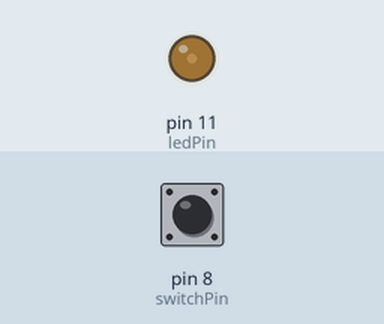
The sketch below on a simulated Arduino Uno, built with avr-gcc and run on an emulated ATmega328P. On the bench: output pins drawn as LEDs (lit = HIGH). The test bench sets the inputs (shaded band); at power-on: pin 8 (switchPin) HIGH.

Above: at 1.2 s.
1.3 s: pin 8 (switchPin) pulled LOW for 0.15 s
At 2.5 s:
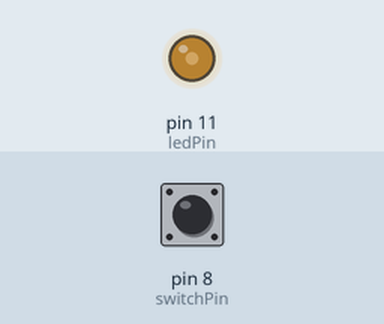
2.9 s: pin 8 (switchPin) pulled LOW for 1 s
At 4.9 s:
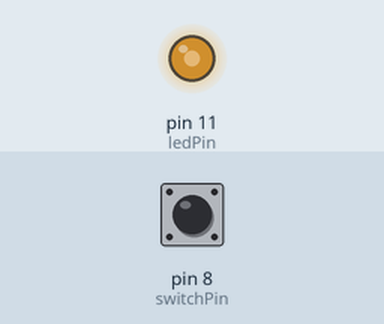
5.4 s: pin 8 (switchPin) pulled LOW for 0.15 s
At 6.7 s:
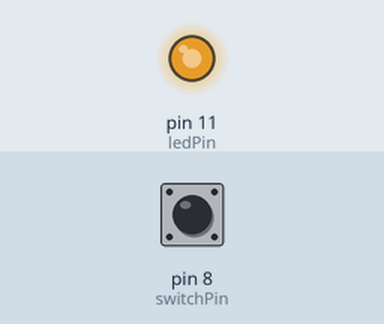
7.0 s: pin 8 (switchPin) pulsed LOW 5 times (0.12 s each, 0.3 s apart)
At 7.57 s:
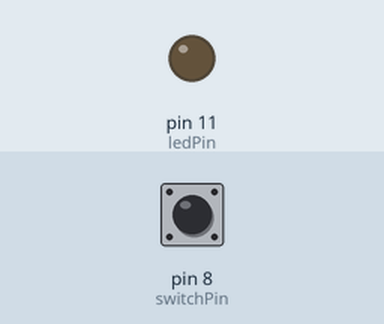
10.0 s: pin 8 (switchPin) pulled LOW for 3.2 s
At 14.4 s:
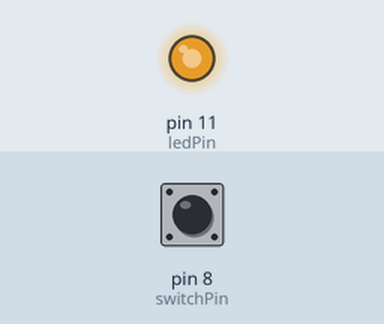
Timing chart, 0 to 15.7 s (numbered marks = the images above; inputs shaded):
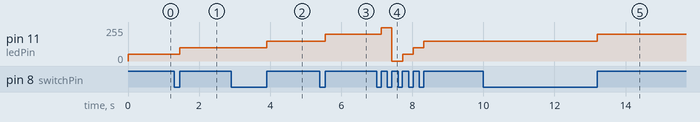

Measured:
- after the input at 1.3 s, pin 11 (ledPin): 50/255 → 100/255 after 0.16 s
- after the input at 2.9 s, pin 11 (ledPin): 100/255 → 150/255 after 1.0 s
- after the input at 5.4 s, pin 11 (ledPin): 150/255 → 200/255 after 0.16 s
- after the input at 7.0 s, pin 11 (ledPin): 200/255 → 250/255 after 0.13 s, → 0/255 0.30 s later, → 50/255 0.30 s later, → 100/255 0.30 s later, … (5 changes in this stretch)
- after the input at 10.0 s, pin 11 (ledPin): 150/255 → 200/255 after 3.2 s

The sketch:

LED.ino
```cpp
/*
 * Jeffrey's First Program
 */
int switchPin = 8;
int ledPin = 11;
boolean lastButton = LOW;
boolean currentButton = LOW;
int ledLevel = 0;

void setup() {
  // put your setup code here, to run once:
  // initialize pins as outputs
  pinMode(switchPin, INPUT);
  pinMode(ledPin, OUTPUT);
}

boolean debounce(boolean last) {
  boolean current = digitalRead(switchPin);
  if (last != current) {
    delay(5);
    current = digitalRead(switchPin);
  }
  return current;
}

void loop() {
  // put your main code here, to run repeatedly:
  currentButton = debounce(lastButton);
  if (lastButton == LOW && currentButton == HIGH) {
    ledLevel = ledLevel + 50;
  }
  lastButton = currentButton;

  if (ledLevel > 255) ledLevel = 0;
  analogWrite(ledPin, ledLevel);
}
```
